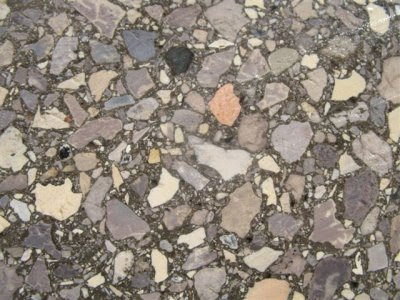
//> input picture sandbox/cpp/images/image.jpg, 400 x 300 px
$ ./DisplayImage ../images/image.jpg   (built with g++ and OpenCV 4)
//> lines starting //> are read from the running program, lines starting //| are printed output that depends on the picture
#include <stdio.h>
#include <opencv2/opencv.hpp>
#include <iostream>
#include <memory>
#include <thread>
#include <chrono>
#include <mutex>

using namespace cv;

std::shared_ptr<Mat> readImage(std::string imageName)
{
//> called with imageName = "../images/image.jpg"
    Mat image;
    image = imread(imageName, 1);
//> image is the input picture: 300 rows x 400 cols, CV_8UC3; mean B, G, R 121.9, 132.8, 142.2

    //change the color image to grayscale image
    cvtColor(image, image, CV_BGR2GRAY);
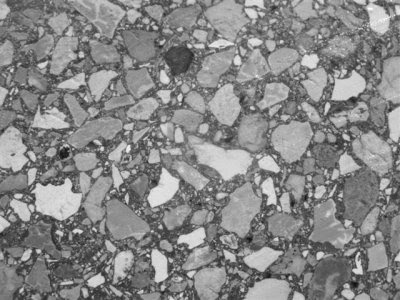
//> image: 300 rows x 400 cols, CV_8UC1; min 13, max 254, mean 134.4
    std::shared_ptr<Mat> pImage;
    pImage.reset(new Mat(image));
    return pImage;
}


bool displayImage(std::shared_ptr<Mat> image)
{
    namedWindow("Display Image", WINDOW_AUTOSIZE );
    imshow("Display Image", *(image.get()));
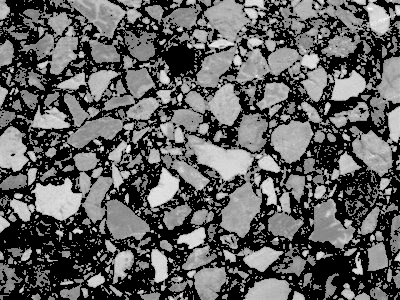
//> window 'Display Image': 300 rows x 400 cols, CV_8UC1; min 0, max 254, mean 96.4
    waitKey(0);
    return false;
}

bool thresholdImage(Mat & image)
{
	cv::threshold(image, image, 120, 1,3);
}

int main(int argc, char** argv )
{
    if ( argc != 2 )
    {
        printf("usage: DisplayImage.out <Image_Path>\n");
        return -1;
    }
    else
    {
        std::shared_ptr<Mat> image = readImage(argv[1]);
        double nRows = image->rows;
        double nCols = image->cols;
        std::cout << nCols << std::endl;
        std::cout << nRows << std::endl;
	    thresholdImage(*image);
        return displayImage(image);
//> (the program exits here)
